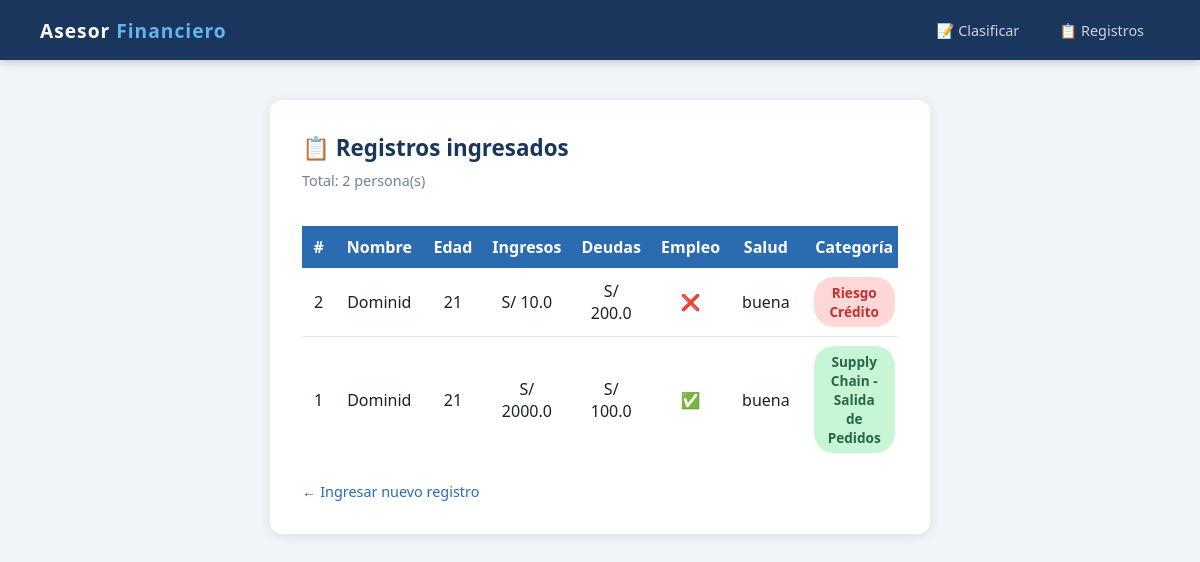
Before: /lista/ with the older database file.
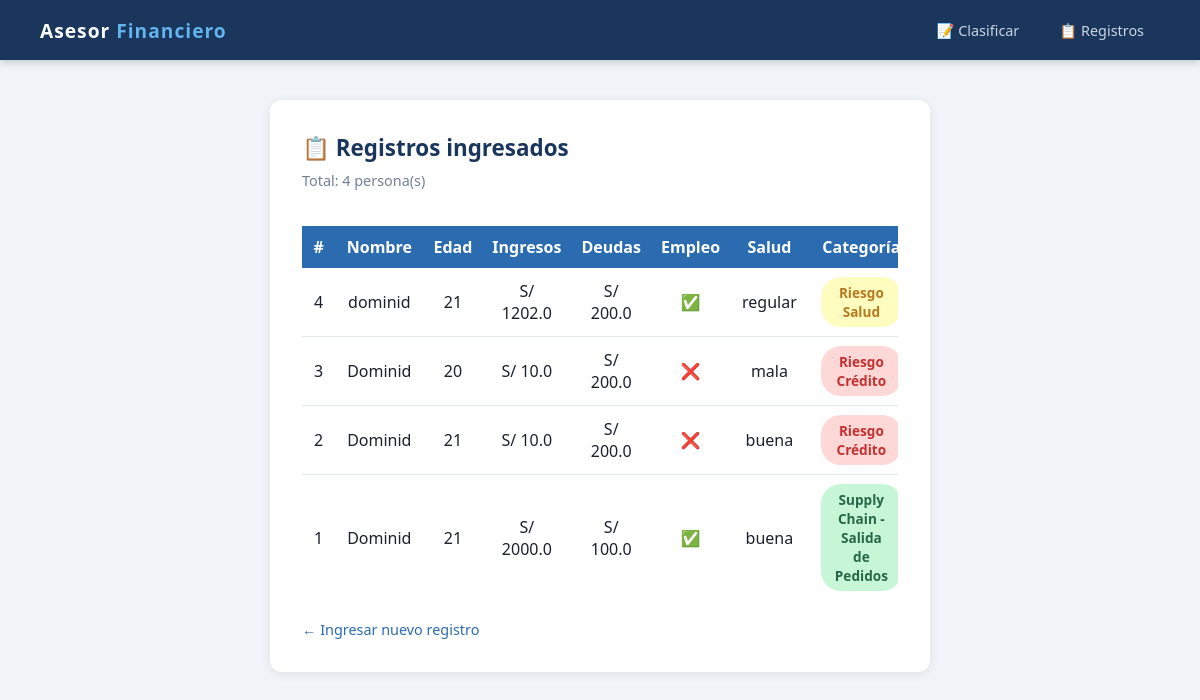
After: the same page with the newer database file.
### clasificador/models.py (models this page shows, shortened)
class Persona(models.Model):
    nombre = models.CharField(max_length=100)
    edad = models.IntegerField()
    ingresos = models.FloatField()
    deudas = models.FloatField()
    tiene_empleo = models.BooleanField()
    condicion_salud = models.CharField(max_length=50, choices=[
        ('buena', 'Buena'),
        ('regular', 'Regular'),
        ('mala', 'Mala'),
    ])
    categoria = models.CharField(max_length=50, blank=True)

### clasificador/views.py (the view)
# urls.py: path('lista/', views.lista,       name='lista'),
def lista(request):
    personas = Persona.objects.all().order_by('-id')
    return render(request, 'clasificador/lista.html', {'personas': personas})

### clasificador/templates/clasificador/lista.html
{% extends "clasificador/base.html" %}
{% block content %}
<div class="card">
    <h2>📋 Registros ingresados</h2>
    <p class="subtitle">Total: {{ personas.count }} persona(s)</p>
    {% if personas %}
    <div style="overflow-x:auto;">
        <table>
            <thead>
                <tr>
                    <th>#</th>
                    <th>Nombre</th>
                    <th>Edad</th>
                    <th>Ingresos</th>
                    <th>Deudas</th>
                    <th>Empleo</th>
                    <th>Salud</th>
                    <th>Categoría</th>
                </tr>
            </thead>
            <tbody>
                {% for p in personas %}
                <tr>
                    <td>{{ p.id }}</td>
                    <td>{{ p.nombre }}</td>
                    <td>{{ p.edad }}</td>
                    <td>S/ {{ p.ingresos }}</td>
                    <td>S/ {{ p.deudas }}</td>
                    <td>{% if p.tiene_empleo %}✅{% else %}❌{% endif %}</td>
                    <td>{{ p.condicion_salud }}</td>
                    <td>
                        {% if p.categoria == "Riesgo Crédito" %}
                            <span class="badge badge-credito">{{ p.categoria }}</span>
                        {% elif p.categoria == "Riesgo Salud" %}
                            <span class="badge badge-salud">{{ p.categoria }}</span>
                        {% elif p.categoria == "Riesgo Laboral" %}
                            <span class="badge badge-laboral">{{ p.categoria }}</span>
                        {% else %}
                            <span class="badge badge-supply">{{ p.categoria }}</span>
                        {% endif %}
                    </td>
                </tr>
                {% endfor %}
            </tbody>
        </table>
    </div>
    {% else %}
        <p style="color:#718096; text-align:center; padding:30px;">
            Aún no hay registros ingresados.
        </p>
    {% endif %}
    <a href="/" class="back-link">← Ingresar nuevo registro</a>
</div>
{% endblock %}

### clasificador/templates/clasificador/base.html (shortened to what this page needs)
<!DOCTYPE html>
<html lang="es">
<head>
</head>
<body>
    <nav>
        <div class="logo">Asesor <span>Financiero</span></div>
        <ul>
            <li><a href="/">📝 Clasificar</a></li>
            <li><a href="/lista/">📋 Registros</a></li>
        </ul>
    </nav>
    <div class="container">
        {% block content %}{% endblock %}
    </div>
</body>
</html>

### clasificador/templates/clasificador/base.html (style rules this page uses)
* { margin: 0; padding: 0; box-sizing: border-box; }
body { font-family: 'Segoe UI', Arial, sans-serif; background: #f0f4f8; color: #1a202c; }
nav { background: #1a365d; padding: 0 40px; display: flex; align-items: center; justify-content: space-between; height: 60px; box-shadow: 0 2px 8px rgba(0,0,0,0.2); }
nav .logo { color: white; font-size: 1.2em; font-weight: 700; letter-spacing: 1px; }
nav .logo span { color: #63b3ed; }
nav ul { list-style: none; display: flex; gap: 8px; }
nav ul li a { color: #cbd5e0; text-decoration: none; padding: 8px 16px; border-radius: 6px; font-size: 0.9em; transition: background 0.2s, color 0.2s; }
.container { max-width: 700px; margin: 40px auto; padding: 0 20px; }
.card { background: white; border-radius: 12px; padding: 32px; box-shadow: 0 2px 12px rgba(0,0,0,0.08); }
.card h2 { font-size: 1.4em; color: #1a365d; margin-bottom: 8px; }
.card p.subtitle { color: #718096; font-size: 0.9em; margin-bottom: 24px; }
.badge { display: inline-block; padding: 6px 14px; border-radius: 20px; font-size: 0.85em; font-weight: 700; }
.badge-credito { background: #fed7d7; color: #c53030; }
.badge-salud { background: #fefcbf; color: #b7791f; }
.badge-supply { background: #c6f6d5; color: #276749; }
table { width: 100%; border-collapse: collapse; margin-top: 12px; }
th { background: #2b6cb0; color: white; padding: 10px; text-align: center; }
td { padding: 9px 12px; text-align: center; border-bottom: 1px solid #e2e8f0; }
tr:last-child td { border-bottom: none; }
.back-link { display: inline-block; margin-top: 20px; color: #2b6cb0; text-decoration: none; font-size: 0.9em; }

Changed rows visible on the page:
added Persona: id "4", nombre "dominid", edad "21", ingresos "1202.0", deudas "200.0", condicion_salud "regular", categoria "Riesgo Salud"
added Persona: id "3", nombre "Dominid", edad "20", ingresos "10.0", deudas "200.0", condicion_salud "mala", categoria "Riesgo Crédito"
Other visible differences:
{{ personas.count }}: "2" → "4"
